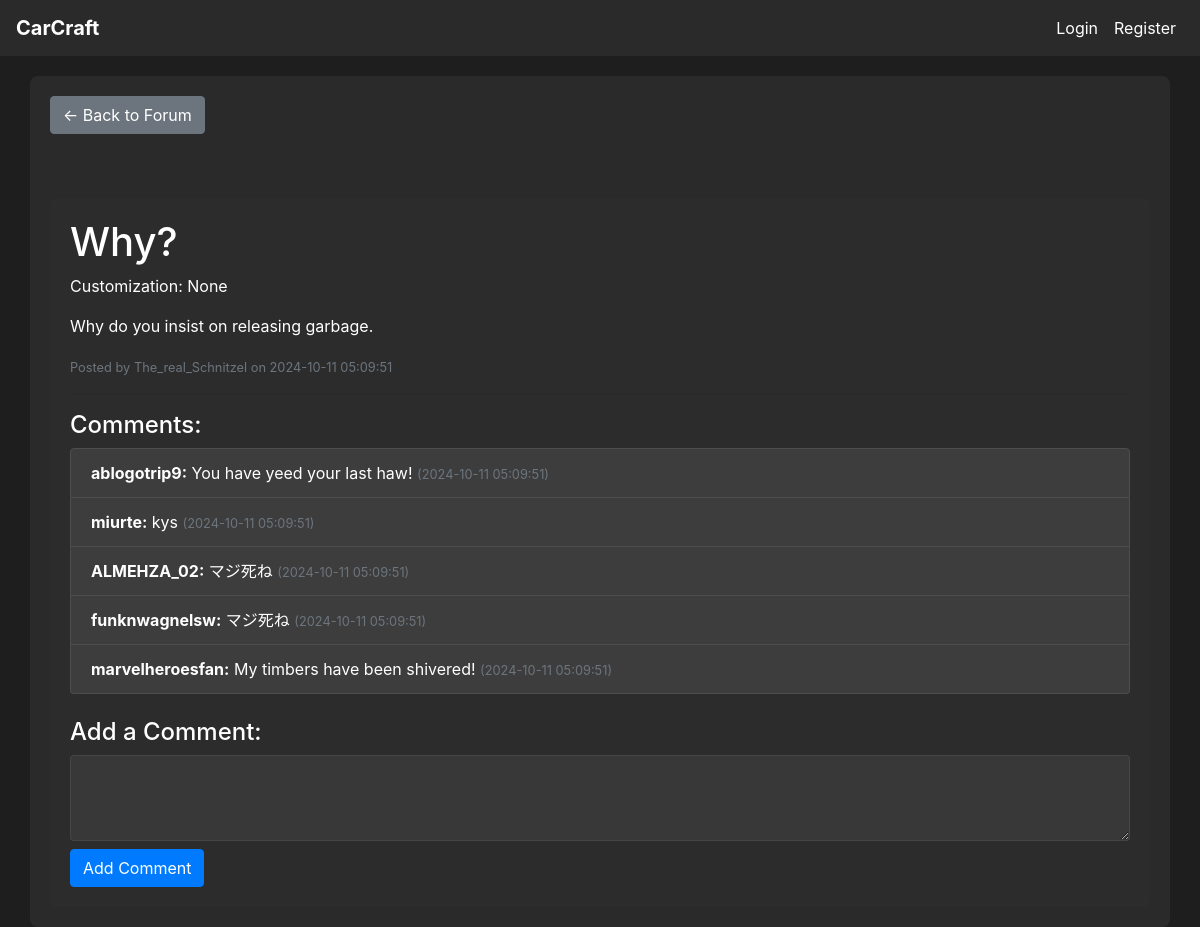
/post/12, run on an earlier commit of the app's database.
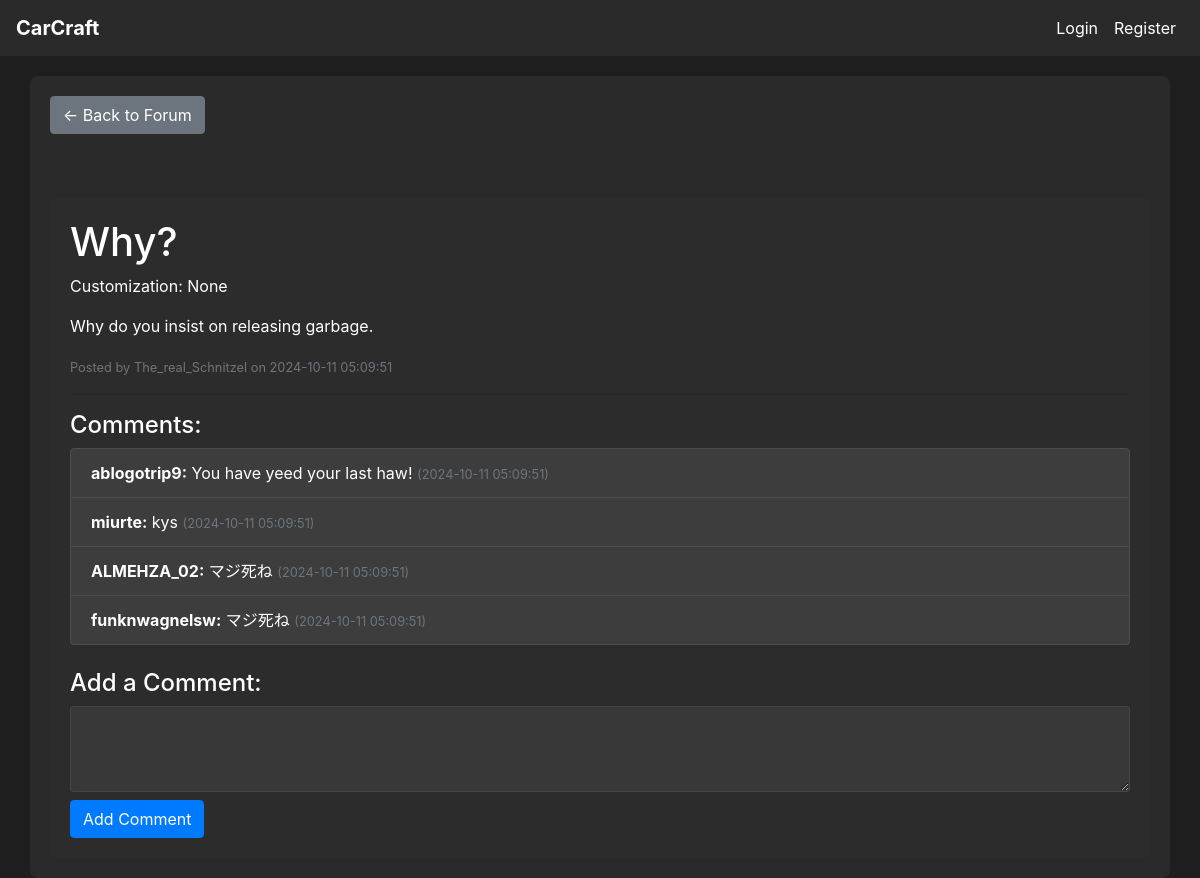
And on a later commit of the database.
### tables this page shows
CREATE TABLE comment (
    comment_id INTEGER PRIMARY KEY AUTOINCREMENT,
    post_id INTEGER NOT NULL,
    user_id INTEGER NOT NULL,
    content TEXT NOT NULL,
    created_at DATETIME DEFAULT CURRENT_TIMESTAMP,
    FOREIGN KEY (post_id) REFERENCES post(post_id),
    FOREIGN KEY (user_id) REFERENCES user(user_id)
);

CREATE TABLE user (
    user_id INTEGER PRIMARY KEY AUTOINCREMENT,
    username VARCHAR(64) NOT NULL,
    email VARCHAR(100) NOT NULL,
    password_hash VARCHAR(255) NOT NULL,
    created_at DATETIME DEFAULT CURRENT_TIMESTAMP,
    admin INTEGER DEFAULT 0
);

### app.py (the view, shortened to what this page needs)
@app.route('/post/<int:post_id>', methods=['GET'])
def view_post(post_id):
    conn = get_db_connection()
    post = conn.execute('''
        SELECT p.post_id, p.title, p.description, p.created_at, p.user_id, u.username, c.customization_name AS customization_name, c.customization_id
        FROM post p
        JOIN user u ON p.user_id = u.user_id
        LEFT JOIN customization c ON p.customization_id = c.customization_id
        WHERE p.post_id = ?
    ''', (post_id,)).fetchone()
    if post is None:
        flash('Post not found.')
        return redirect(url_for('forum'))
    comments = conn.execute('''
        SELECT c.comment_id, c.content, c.created_at, c.user_id, u.username
        FROM comment c
        JOIN user u ON c.user_id = u.user_id
        WHERE c.post_id = ?
        ORDER BY c.created_at DESC
    ''', (post_id,)).fetchall()
    customization_data = None
    conn.close()
    return render_template('view_post.html', post=post, comments=comments, customization_data=customization_data)

### app.py (called while the page is built)
def get_db_connection():
    conn = sqlite3.connect(DATABASE)
    conn.row_factory = sqlite3.Row  # This enables column access by name: row['column_name']
    return conn

### templates/view_post.html (shortened to what this page needs)
{% extends "base.html" %}
{% block content %}
<a href="{{ url_for('forum') }}" class="btn btn-secondary mb-3">&larr; Back to Forum</a>
<div class="container mt-5">
    <h1>{{ post['title'] }}</h1>
    {% if post['customization_name'] %}
        <p>Customization: {{ post['customization_name'] }} (ID: {{ post['customization_id'] }})</p>
        <div id="car-viewer" class="mb-5"></div>
    {% else %}
        <p>Customization: None</p>
    {% endif %}
    <p>{{ post['description'] }}</p>
    <small class="text-muted">Posted by {{ post['username'] }} on {{ post['created_at'] }}</small>
    <hr>
    <h4>Comments:</h4>
    {% if comments %}
        <ul class="list-group">
            {% for comment in comments %}
            <li class="list-group-item position-relative">
                <strong>{{ comment['username'] }}:</strong> {{ comment['content'] }}
                <small class="text-muted">({{ comment['created_at'] }})</small>
            </li>
            {% endfor %}
        </ul>
    {% else %}
        <p>No comments yet. Be the first to comment!</p>
    {% endif %}
    <h4 class="mt-4">Add a Comment:</h4>
    <form method="POST" action="{{ url_for('create_comment', post_id=post['post_id']) }}">
        <textarea name="content" rows="3" required class="form-control"></textarea>
        <button type="submit" class="btn btn-primary mt-2">Add Comment</button>
    </form>
</div>
{% endblock %}

What changed in the data, as far as the page shows it:
removed comment: username "marvelheroesfan", content "My timbers have been shivered!", created_at "2024-10-11 05:09:51"
